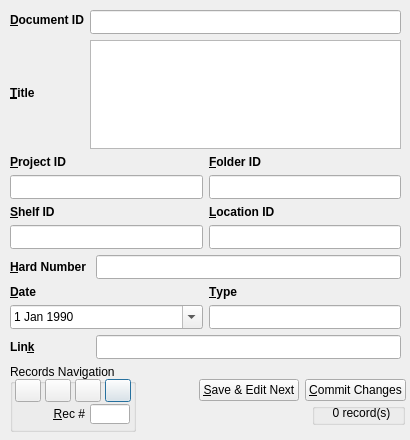
<?xml version="1.0" encoding="UTF-8"?>
<ui version="4.0">
 <class>EditDocument</class>
 <widget class="QDialog" name="EditDocument">
  <property name="windowModality">
   <enum>Qt::NonModal</enum>
  </property>
  <property name="geometry">
   <rect>
    <x>0</x>
    <y>0</y>
    <width>410</width>
    <height>440</height>
   </rect>
  </property>
  <property name="minimumSize">
   <size>
    <width>410</width>
    <height>440</height>
   </size>
  </property>
  <property name="maximumSize">
   <size>
    <width>410</width>
    <height>500</height>
   </size>
  </property>
  <property name="windowTitle">
   <string>Edit Document</string>
  </property>
  <property name="windowIcon">
   <iconset resource="../resources/res.qrc">
    <normaloff>:/toolbar/document-new.png</normaloff>:/toolbar/document-new.png</iconset>
  </property>
  <widget class="QWidget" name="verticalLayoutWidget_6">
   <property name="geometry">
    <rect>
     <x>10</x>
     <y>10</y>
     <width>391</width>
     <height>349</height>
    </rect>
   </property>
   <layout class="QVBoxLayout" name="VL100">
    <item>
     <layout class="QHBoxLayout" name="HL110">
      <item>
       <layout class="QVBoxLayout" name="VL112">
        <item>
         <widget class="QLabel" name="LblDocID">
          <property name="sizePolicy">
           <sizepolicy hsizetype="Preferred" vsizetype="Fixed">
            <horstretch>0</horstretch>
            <verstretch>0</verstretch>
           </sizepolicy>
          </property>
          <property name="minimumSize">
           <size>
            <width>0</width>
            <height>20</height>
           </size>
          </property>
          <property name="font">
           <font>
            <pointsize>9</pointsize>
            <weight>75</weight>
            <bold>true</bold>
           </font>
          </property>
          <property name="text">
           <string>&amp;Document ID</string>
          </property>
          <property name="buddy">
           <cstring>lineEdit0doc_id</cstring>
          </property>
         </widget>
        </item>
        <item>
         <widget class="QLabel" name="LblTitle">
          <property name="font">
           <font>
            <pointsize>9</pointsize>
            <weight>75</weight>
            <bold>true</bold>
           </font>
          </property>
          <property name="text">
           <string>&amp;Title</string>
          </property>
          <property name="buddy">
           <cstring>textEdit0doc_title</cstring>
          </property>
         </widget>
        </item>
       </layout>
      </item>
      <item>
       <layout class="QHBoxLayout" name="HL111">
        <item>
         <layout class="QVBoxLayout" name="VL1111">
          <item>
           <widget class="QLineEdit" name="lineEdit0doc_id">
            <property name="minimumSize">
             <size>
              <width>0</width>
              <height>24</height>
             </size>
            </property>
            <property name="font">
             <font>
              <pointsize>9</pointsize>
             </font>
            </property>
           </widget>
          </item>
          <item>
           <widget class="QTextEdit" name="textEdit0doc_title">
            <property name="font">
             <font>
              <pointsize>9</pointsize>
             </font>
            </property>
           </widget>
          </item>
         </layout>
        </item>
       </layout>
      </item>
     </layout>
    </item>
    <item>
     <layout class="QVBoxLayout" name="VL120">
      <item>
       <layout class="QHBoxLayout" name="HL122">
        <item>
         <widget class="QLabel" name="LblEndDate">
          <property name="font">
           <font>
            <pointsize>9</pointsize>
            <weight>75</weight>
            <bold>true</bold>
           </font>
          </property>
          <property name="text">
           <string>&amp;Project ID</string>
          </property>
          <property name="buddy">
           <cstring>lineEdit0doc_proj_id</cstring>
          </property>
         </widget>
        </item>
        <item>
         <widget class="QLabel" name="LblStartDate">
          <property name="font">
           <font>
            <pointsize>9</pointsize>
            <weight>75</weight>
            <bold>true</bold>
           </font>
          </property>
          <property name="text">
           <string>&amp;Folder ID</string>
          </property>
          <property name="buddy">
           <cstring>lineEdit0doc_folder_id</cstring>
          </property>
         </widget>
        </item>
       </layout>
      </item>
      <item>
       <layout class="QHBoxLayout" name="HL121">
        <item>
         <widget class="QLineEdit" name="lineEdit0doc_proj_id">
          <property name="minimumSize">
           <size>
            <width>0</width>
            <height>24</height>
           </size>
          </property>
          <property name="font">
           <font>
            <pointsize>9</pointsize>
           </font>
          </property>
         </widget>
        </item>
        <item>
         <widget class="QLineEdit" name="lineEdit0doc_folder_id">
          <property name="minimumSize">
           <size>
            <width>0</width>
            <height>24</height>
           </size>
          </property>
          <property name="font">
           <font>
            <pointsize>9</pointsize>
           </font>
          </property>
         </widget>
        </item>
       </layout>
      </item>
     </layout>
    </item>
    <item>
     <layout class="QVBoxLayout" name="VL120_2">
      <item>
       <layout class="QHBoxLayout" name="HL122_2">
        <item>
         <widget class="QLabel" name="LblEndDate_2">
          <property name="font">
           <font>
            <pointsize>9</pointsize>
            <weight>75</weight>
            <bold>true</bold>
           </font>
          </property>
          <property name="text">
           <string>&amp;Shelf ID</string>
          </property>
          <property name="buddy">
           <cstring>lineEdit0doc_shelf_id</cstring>
          </property>
         </widget>
        </item>
        <item>
         <widget class="QLabel" name="LblStartDate_2">
          <property name="font">
           <font>
            <pointsize>9</pointsize>
            <weight>75</weight>
            <bold>true</bold>
           </font>
          </property>
          <property name="text">
           <string>&amp;Location ID</string>
          </property>
          <property name="buddy">
           <cstring>lineEdit0doc_loc_id</cstring>
          </property>
         </widget>
        </item>
       </layout>
      </item>
      <item>
       <layout class="QHBoxLayout" name="HL121_2">
        <item>
         <widget class="QLineEdit" name="lineEdit0doc_shelf_id">
          <property name="minimumSize">
           <size>
            <width>0</width>
            <height>24</height>
           </size>
          </property>
          <property name="font">
           <font>
            <pointsize>9</pointsize>
           </font>
          </property>
         </widget>
        </item>
        <item>
         <widget class="QLineEdit" name="lineEdit0doc_loc_id">
          <property name="minimumSize">
           <size>
            <width>0</width>
            <height>24</height>
           </size>
          </property>
          <property name="font">
           <font>
            <pointsize>9</pointsize>
           </font>
          </property>
         </widget>
        </item>
       </layout>
      </item>
     </layout>
    </item>
    <item>
     <layout class="QHBoxLayout" name="HL130">
      <item>
       <layout class="QVBoxLayout" name="VL132">
        <item>
         <widget class="QLabel" name="LblContName">
          <property name="minimumSize">
           <size>
            <width>80</width>
            <height>0</height>
           </size>
          </property>
          <property name="maximumSize">
           <size>
            <width>80</width>
            <height>16777215</height>
           </size>
          </property>
          <property name="font">
           <font>
            <pointsize>9</pointsize>
            <weight>75</weight>
            <bold>true</bold>
           </font>
          </property>
          <property name="text">
           <string>&amp;Hard Number</string>
          </property>
          <property name="buddy">
           <cstring>lineEdit0doc_hardnumber</cstring>
          </property>
         </widget>
        </item>
       </layout>
      </item>
      <item>
       <layout class="QHBoxLayout" name="HL131">
        <item>
         <layout class="QVBoxLayout" name="VL131">
          <item>
           <widget class="QLineEdit" name="lineEdit0doc_hardnumber">
            <property name="minimumSize">
             <size>
              <width>0</width>
              <height>24</height>
             </size>
            </property>
            <property name="font">
             <font>
              <pointsize>9</pointsize>
             </font>
            </property>
            <property name="placeholderText">
             <string/>
            </property>
           </widget>
          </item>
         </layout>
        </item>
        <item>
         <layout class="QVBoxLayout" name="verticalLayout_3"/>
        </item>
       </layout>
      </item>
     </layout>
    </item>
    <item>
     <layout class="QVBoxLayout" name="VL120_3">
      <item>
       <layout class="QHBoxLayout" name="HL122_3">
        <item>
         <widget class="QLabel" name="LblEndDate_3">
          <property name="font">
           <font>
            <pointsize>9</pointsize>
            <weight>75</weight>
            <bold>true</bold>
           </font>
          </property>
          <property name="text">
           <string>&amp;Date</string>
          </property>
          <property name="buddy">
           <cstring>dateEdit0doc_date</cstring>
          </property>
         </widget>
        </item>
        <item>
         <widget class="QLabel" name="LblStartDate_3">
          <property name="font">
           <font>
            <pointsize>9</pointsize>
            <weight>75</weight>
            <bold>true</bold>
           </font>
          </property>
          <property name="text">
           <string>&amp;Type</string>
          </property>
          <property name="buddy">
           <cstring>lineEdit0doc_type</cstring>
          </property>
         </widget>
        </item>
       </layout>
      </item>
      <item>
       <layout class="QHBoxLayout" name="HL121_3">
        <item>
         <widget class="QDateEdit" name="dateEdit0doc_date">
          <property name="sizePolicy">
           <sizepolicy hsizetype="Expanding" vsizetype="Expanding">
            <horstretch>0</horstretch>
            <verstretch>0</verstretch>
           </sizepolicy>
          </property>
          <property name="font">
           <font>
            <pointsize>9</pointsize>
           </font>
          </property>
          <property name="date">
           <date>
            <year>1990</year>
            <month>1</month>
            <day>1</day>
           </date>
          </property>
          <property name="minimumDateTime">
           <datetime>
            <hour>0</hour>
            <minute>0</minute>
            <second>0</second>
            <year>1900</year>
            <month>1</month>
            <day>1</day>
           </datetime>
          </property>
          <property name="calendarPopup">
           <bool>true</bool>
          </property>
         </widget>
        </item>
        <item>
         <widget class="QLineEdit" name="lineEdit0doc_type">
          <property name="minimumSize">
           <size>
            <width>0</width>
            <height>24</height>
           </size>
          </property>
          <property name="font">
           <font>
            <pointsize>9</pointsize>
           </font>
          </property>
         </widget>
        </item>
       </layout>
      </item>
     </layout>
    </item>
    <item>
     <layout class="QHBoxLayout" name="HL130_2">
      <item>
       <layout class="QVBoxLayout" name="VL132_2">
        <item>
         <widget class="QLabel" name="LblContName_2">
          <property name="minimumSize">
           <size>
            <width>80</width>
            <height>0</height>
           </size>
          </property>
          <property name="maximumSize">
           <size>
            <width>80</width>
            <height>16777215</height>
           </size>
          </property>
          <property name="font">
           <font>
            <pointsize>9</pointsize>
            <weight>75</weight>
            <bold>true</bold>
           </font>
          </property>
          <property name="text">
           <string>Lin&amp;k</string>
          </property>
          <property name="buddy">
           <cstring>lineEdit0doc_url</cstring>
          </property>
         </widget>
        </item>
       </layout>
      </item>
      <item>
       <layout class="QHBoxLayout" name="HL131_2">
        <item>
         <layout class="QVBoxLayout" name="VL131_2">
          <item>
           <widget class="QLineEdit" name="lineEdit0doc_url">
            <property name="minimumSize">
             <size>
              <width>0</width>
              <height>24</height>
             </size>
            </property>
            <property name="font">
             <font>
              <pointsize>9</pointsize>
             </font>
            </property>
            <property name="placeholderText">
             <string/>
            </property>
           </widget>
          </item>
         </layout>
        </item>
        <item>
         <layout class="QVBoxLayout" name="verticalLayout_4"/>
        </item>
       </layout>
      </item>
     </layout>
    </item>
   </layout>
  </widget>
  <widget class="QWidget" name="horizontalLayoutWidget">
   <property name="geometry">
    <rect>
     <x>144</x>
     <y>403</y>
     <width>261</width>
     <height>22</height>
    </rect>
   </property>
   <layout class="QHBoxLayout" name="HL101">
    <item>
     <spacer name="horizontalSpacer">
      <property name="orientation">
       <enum>Qt::Horizontal</enum>
      </property>
      <property name="sizeHint" stdset="0">
       <size>
        <width>40</width>
        <height>20</height>
       </size>
      </property>
     </spacer>
    </item>
    <item>
     <widget class="QGroupBox" name="GB2">
      <property name="sizePolicy">
       <sizepolicy hsizetype="Fixed" vsizetype="Preferred">
        <horstretch>0</horstretch>
        <verstretch>0</verstretch>
       </sizepolicy>
      </property>
      <property name="minimumSize">
       <size>
        <width>93</width>
        <height>0</height>
       </size>
      </property>
      <property name="title">
       <string/>
      </property>
      <widget class="QLabel" name="LblTotalRecords">
       <property name="geometry">
        <rect>
         <x>4</x>
         <y>0</y>
         <width>91</width>
         <height>20</height>
        </rect>
       </property>
       <property name="sizePolicy">
        <sizepolicy hsizetype="Fixed" vsizetype="Preferred">
         <horstretch>0</horstretch>
         <verstretch>0</verstretch>
        </sizepolicy>
       </property>
       <property name="minimumSize">
        <size>
         <width>65</width>
         <height>0</height>
        </size>
       </property>
       <property name="text">
        <string>0 record(s)</string>
       </property>
       <property name="alignment">
        <set>Qt::AlignCenter</set>
       </property>
      </widget>
     </widget>
    </item>
   </layout>
  </widget>
  <widget class="QGroupBox" name="GB1">
   <property name="geometry">
    <rect>
     <x>10</x>
     <y>364</y>
     <width>126</width>
     <height>68</height>
    </rect>
   </property>
   <property name="maximumSize">
    <size>
     <width>16777215</width>
     <height>68</height>
    </size>
   </property>
   <property name="title">
    <string>Records Navigation</string>
   </property>
   <widget class="QLabel" name="LblRecNo">
    <property name="geometry">
     <rect>
      <x>10</x>
      <y>40</y>
      <width>65</width>
      <height>20</height>
     </rect>
    </property>
    <property name="sizePolicy">
     <sizepolicy hsizetype="Fixed" vsizetype="Preferred">
      <horstretch>0</horstretch>
      <verstretch>0</verstretch>
     </sizepolicy>
    </property>
    <property name="minimumSize">
     <size>
      <width>65</width>
      <height>0</height>
     </size>
    </property>
    <property name="text">
     <string>&amp;Rec #</string>
    </property>
    <property name="alignment">
     <set>Qt::AlignRight|Qt::AlignTrailing|Qt::AlignVCenter</set>
    </property>
    <property name="buddy">
     <cstring>lineEditRecordNo</cstring>
    </property>
   </widget>
   <widget class="QLineEdit" name="lineEditRecordNo">
    <property name="geometry">
     <rect>
      <x>80</x>
      <y>40</y>
      <width>40</width>
      <height>20</height>
     </rect>
    </property>
    <property name="minimumSize">
     <size>
      <width>40</width>
      <height>0</height>
     </size>
    </property>
    <property name="maximumSize">
     <size>
      <width>40</width>
      <height>16777215</height>
     </size>
    </property>
    <property name="alignment">
     <set>Qt::AlignCenter</set>
    </property>
   </widget>
   <widget class="QPushButton" name="pushButtonLast">
    <property name="geometry">
     <rect>
      <x>95</x>
      <y>15</y>
      <width>26</width>
      <height>23</height>
     </rect>
    </property>
    <property name="text">
     <string/>
    </property>
    <property name="icon">
     <iconset resource="../resources/res.qrc">
      <normaloff>:/navigate/control-stop-right-icon.png</normaloff>:/navigate/control-stop-right-icon.png</iconset>
    </property>
    <property name="iconSize">
     <size>
      <width>32</width>
      <height>32</height>
     </size>
    </property>
   </widget>
   <widget class="QPushButton" name="pushButtonNext">
    <property name="geometry">
     <rect>
      <x>65</x>
      <y>15</y>
      <width>26</width>
      <height>23</height>
     </rect>
    </property>
    <property name="text">
     <string/>
    </property>
    <property name="icon">
     <iconset resource="../resources/res.qrc">
      <normaloff>:/navigate/control-double-right-icon.png</normaloff>:/navigate/control-double-right-icon.png</iconset>
    </property>
    <property name="iconSize">
     <size>
      <width>32</width>
      <height>32</height>
     </size>
    </property>
   </widget>
   <widget class="QPushButton" name="pushButtonPrev">
    <property name="geometry">
     <rect>
      <x>35</x>
      <y>15</y>
      <width>26</width>
      <height>23</height>
     </rect>
    </property>
    <property name="text">
     <string/>
    </property>
    <property name="icon">
     <iconset resource="../resources/res.qrc">
      <normaloff>:/navigate/control-double-left-icon.png</normaloff>:/navigate/control-double-left-icon.png</iconset>
    </property>
    <property name="iconSize">
     <size>
      <width>32</width>
      <height>32</height>
     </size>
    </property>
   </widget>
   <widget class="QPushButton" name="pushButtonFirst">
    <property name="geometry">
     <rect>
      <x>5</x>
      <y>15</y>
      <width>26</width>
      <height>23</height>
     </rect>
    </property>
    <property name="text">
     <string/>
    </property>
    <property name="icon">
     <iconset resource="../resources/res.qrc">
      <normaloff>:/navigate/control-stop-left-icon.png</normaloff>:/navigate/control-stop-left-icon.png</iconset>
    </property>
    <property name="iconSize">
     <size>
      <width>32</width>
      <height>32</height>
     </size>
    </property>
   </widget>
  </widget>
  <widget class="QWidget" name="horizontalLayoutWidget_2">
   <property name="geometry">
    <rect>
     <x>145</x>
     <y>378</y>
     <width>261</width>
     <height>25</height>
    </rect>
   </property>
   <layout class="QHBoxLayout" name="horizontalLayout">
    <item>
     <spacer name="horizontalSpacer_2">
      <property name="orientation">
       <enum>Qt::Horizontal</enum>
      </property>
      <property name="sizeHint" stdset="0">
       <size>
        <width>40</width>
        <height>20</height>
       </size>
      </property>
     </spacer>
    </item>
    <item>
     <widget class="QPushButton" name="pushButtonAddMore">
      <property name="sizePolicy">
       <sizepolicy hsizetype="Fixed" vsizetype="Fixed">
        <horstretch>0</horstretch>
        <verstretch>0</verstretch>
       </sizepolicy>
      </property>
      <property name="minimumSize">
       <size>
        <width>95</width>
        <height>0</height>
       </size>
      </property>
      <property name="text">
       <string>&amp;Save &amp;&amp; Edit Next</string>
      </property>
     </widget>
    </item>
    <item>
     <widget class="QPushButton" name="pushButtonCommitAll">
      <property name="sizePolicy">
       <sizepolicy hsizetype="Fixed" vsizetype="Fixed">
        <horstretch>0</horstretch>
        <verstretch>0</verstretch>
       </sizepolicy>
      </property>
      <property name="minimumSize">
       <size>
        <width>95</width>
        <height>0</height>
       </size>
      </property>
      <property name="text">
       <string>&amp;Commit Changes</string>
      </property>
     </widget>
    </item>
   </layout>
  </widget>
 </widget>
 <tabstops>
  <tabstop>lineEdit0doc_id</tabstop>
  <tabstop>textEdit0doc_title</tabstop>
  <tabstop>lineEdit0doc_proj_id</tabstop>
  <tabstop>lineEdit0doc_folder_id</tabstop>
  <tabstop>lineEdit0doc_shelf_id</tabstop>
  <tabstop>lineEdit0doc_loc_id</tabstop>
  <tabstop>lineEdit0doc_hardnumber</tabstop>
  <tabstop>dateEdit0doc_date</tabstop>
  <tabstop>lineEdit0doc_type</tabstop>
  <tabstop>lineEdit0doc_url</tabstop>
  <tabstop>pushButtonAddMore</tabstop>
  <tabstop>pushButtonCommitAll</tabstop>
  <tabstop>lineEditRecordNo</tabstop>
  <tabstop>pushButtonFirst</tabstop>
  <tabstop>pushButtonPrev</tabstop>
  <tabstop>pushButtonNext</tabstop>
  <tabstop>pushButtonLast</tabstop>
 </tabstops>
 <resources>
  <include location="../resources/res.qrc"/>
 </resources>
 <connections/>
</ui>
